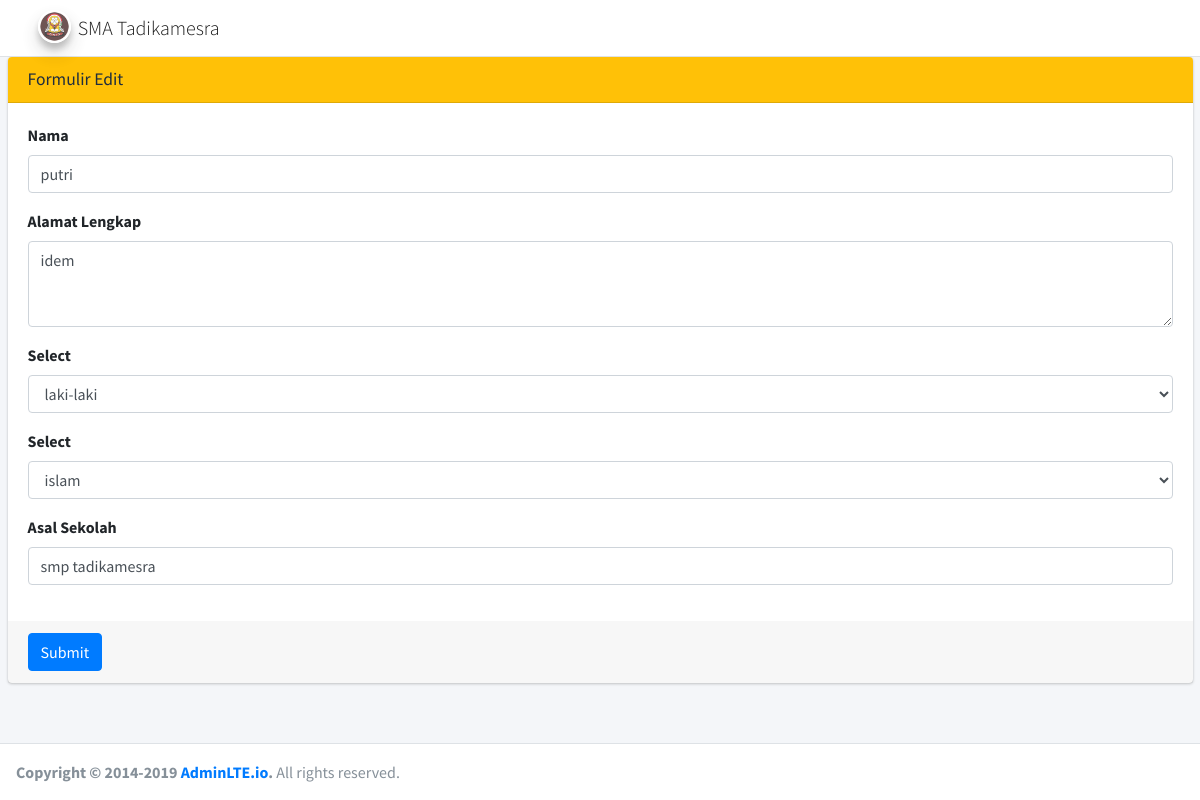
The page /admin/form-edit.php?id=18 on the database its author committed.
### tables this page shows
CREATE TABLE `calon_siswa` (
  `id` int(11) NOT NULL,
  `nama` varchar(64) NOT NULL,
  `alamat` varchar(255) NOT NULL,
  `jenis_kelamin` varchar(10) NOT NULL,
  `agama` varchar(10) NOT NULL,
  `asal_sekolah` varchar(64) NOT NULL
);

### admin/form-edit.php (the view, shortened to what this page needs)
<?php
    include('../config.php');
    $id = $_GET['id'];
    $sql = 'select * from calon_siswa where id = '.$id;
    $query = mysqli_query($db_connection, $sql);
    $siswa = mysqli_fetch_assoc($query);
?>
<!DOCTYPE html>
<html lang="en">
<?php include('includes/head-top.php') ?>
<?php include('includes/head-bot.php') ?>
<?php include('includes/nav-top.php') ?>
<form action="proses-edit.php" method="post" class="col-md-12">
    <div class="card card-warning">
        <div class="card-header">
            <h3 class="card-title">Formulir Edit</h3>
        </div>
        <div class="card-body">
            <form role="form">
                <div class="row">
                    <div class="col-sm-12">
                        <div class="form-group">
                            <label>Nama</label>
                            <input type="text" class="form-control" placeholder="Nama Lengkap" name="nama" value="<?php echo $siswa['nama'] ?>" required>
                        </div>
                    </div>
                </div>
                <div class="row">
                    <div class="col-sm-12">
                        <div class="form-group">
                            <label>Alamat Lengkap</label>
                            <textarea class="form-control" rows="3" placeholder="Alamat Lengkap" name="alamat" required><?php echo $siswa['alamat'] ?></textarea>
                        </div>
                    </div>
                </div>
                <div class="row">
                    <div class="col-sm-12">
                        <div class="form-group">
                            <label>Select</label>
                            <select class="form-control" name="jenis_kelamin">
                                <option value="laki-laki" <?php echo ($siswa['jenis_kelamin'] == 'laki-laki') ? 'selected' : '' ?>>laki-laki</option>
                            </select>
                        </div>
                    </div>
                </div>
                <div class="row">
                    <div class="col-sm-12">
                        <div class="form-group">
                            <label>Select</label>
                            <select class="form-control" name="agama">
                                <option <?php echo ($siswa['agama'] == 'islam') ? 'selected' : '' ?> value="islam" >islam</option>
                            </select>
                        </div>
                    </div>
                </div>
                <div class="row">
                    <div class="col-sm-12">
                        <div class="form-group">
                            <label>Asal Sekolah</label>
                            <input type="text" class="form-control" placeholder="Asal Sekolah" name="asal_sekolah" value="<?php echo $siswa['asal_sekolah'] ?>" required>
                        </div>
                    </div>
                </div>
        </div>
        <div class="card-footer">
            <button type="submit" class="btn btn-primary">Submit</button>
        </div>
</form>
<?php include('../includes/nav-bot.php') ?>
</html>

### rows shown on the page
calon_siswa: nama "putri", alamat "idem", agama "islam", asal_sekolah "smp tadikamesra"
